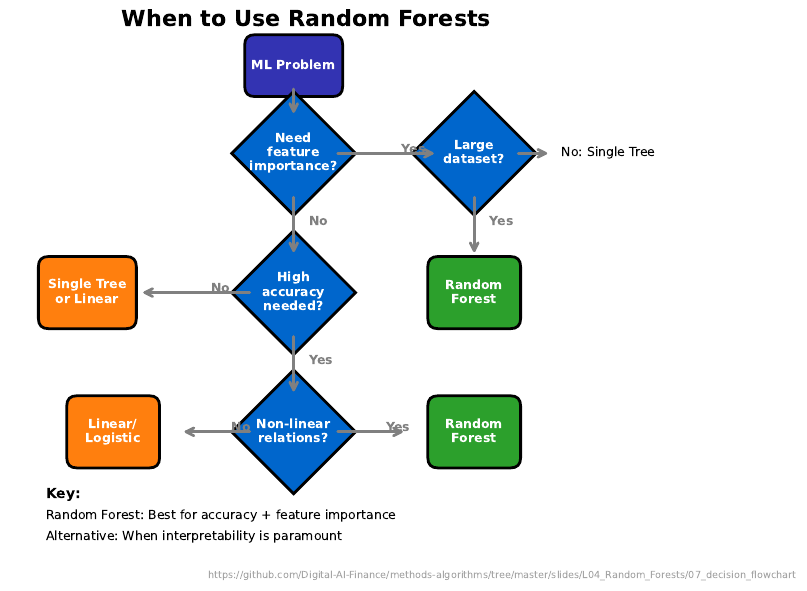

Python code for this plot:
"""Decision Flowchart - When to use Random Forests"""
import matplotlib.pyplot as plt
import matplotlib.patches as mpatches
from pathlib import Path

plt.rcParams.update({
    'font.size': 14, 'axes.labelsize': 14, 'axes.titlesize': 16,
    'xtick.labelsize': 13, 'ytick.labelsize': 13, 'legend.fontsize': 13,
    'figure.figsize': (10, 6), 'figure.dpi': 150
})

MLPURPLE = '#3333B2'
MLBLUE = '#0066CC'
MLGREEN = '#2CA02C'
MLRED = '#D62728'
MLORANGE = '#FF7F0E'

fig, ax = plt.subplots(figsize=(10, 6))

def draw_diamond(ax, x, y, text, color=MLBLUE):
    diamond = mpatches.RegularPolygon((x, y), numVertices=4, radius=0.12,
                                       orientation=0, facecolor=color,
                                       edgecolor='black', linewidth=2)
    ax.add_patch(diamond)
    ax.text(x, y, text, ha='center', va='center', fontsize=9,
            fontweight='bold', color='white', wrap=True)

def draw_box(ax, x, y, text, color=MLGREEN, width=0.18, height=0.1):
    box = mpatches.FancyBboxPatch((x - width/2, y - height/2), width, height,
                                   boxstyle="round,pad=0.02,rounding_size=0.02",
                                   facecolor=color, edgecolor='black', linewidth=2)
    ax.add_patch(box)
    ax.text(x, y, text, ha='center', va='center', fontsize=9,
            fontweight='bold', color='white')

def draw_arrow(ax, start, end, label='', color='gray'):
    ax.annotate('', xy=end, xytext=start,
                arrowprops=dict(arrowstyle='->', color=color, lw=2))
    if label:
        mid_x = (start[0] + end[0]) / 2
        mid_y = (start[1] + end[1]) / 2
        ax.text(mid_x + 0.03, mid_y, label, fontsize=9, fontweight='bold', color=color)

# Start
draw_box(ax, 0.5, 0.92, 'ML Problem', MLPURPLE, width=0.15, height=0.08)

# First decision: Classification or Regression?
draw_diamond(ax, 0.5, 0.75, 'Need\nfeature\nimportance?')
draw_arrow(ax, (0.5, 0.88), (0.5, 0.82))

# Yes branch - Feature importance needed
draw_arrow(ax, (0.58, 0.75), (0.78, 0.75), 'Yes')
draw_diamond(ax, 0.85, 0.75, 'Large\ndataset?')

# Large dataset - Yes
draw_arrow(ax, (0.85, 0.67), (0.85, 0.55), 'Yes')
draw_box(ax, 0.85, 0.48, 'Random\nForest', MLGREEN, width=0.14, height=0.1)

# Large dataset - No
draw_arrow(ax, (0.93, 0.75), (1.0, 0.75))
ax.text(1.02, 0.75, 'No: Single Tree', fontsize=9, ha='left', va='center')

# No branch - Interpretability focus
draw_arrow(ax, (0.5, 0.67), (0.5, 0.55), 'No')
draw_diamond(ax, 0.5, 0.48, 'High\naccuracy\nneeded?')

# High accuracy - Yes
draw_arrow(ax, (0.5, 0.4), (0.5, 0.28), 'Yes')
draw_diamond(ax, 0.5, 0.21, 'Non-linear\nrelations?')

# Non-linear - Yes
draw_arrow(ax, (0.58, 0.21), (0.72, 0.21), 'Yes')
draw_box(ax, 0.85, 0.21, 'Random\nForest', MLGREEN, width=0.14, height=0.1)

# Non-linear - No
draw_arrow(ax, (0.42, 0.21), (0.28, 0.21), 'No')
draw_box(ax, 0.15, 0.21, 'Linear/\nLogistic', MLORANGE, width=0.14, height=0.1)

# High accuracy - No (interpretability)
draw_arrow(ax, (0.42, 0.48), (0.2, 0.48), 'No')
draw_box(ax, 0.1, 0.48, 'Single Tree\nor Linear', MLORANGE, width=0.15, height=0.1)

# Legend
ax.text(0.02, 0.08, 'Key:', fontsize=10, fontweight='bold')
ax.text(0.02, 0.04, 'Random Forest: Best for accuracy + feature importance', fontsize=9)
ax.text(0.02, 0.00, 'Alternative: When interpretability is paramount', fontsize=9)

ax.set_xlim(-0.05, 1.1)
ax.set_ylim(-0.05, 1.0)
ax.set_aspect('equal')
ax.axis('off')
ax.set_title('When to Use Random Forests', fontsize=16, fontweight='bold', y=0.98)

plt.tight_layout()
plt.savefig(Path(__file__).parent / 'chart.pdf', dpi=300, bbox_inches='tight')
plt.close()
print("Chart saved: 07_decision_flowchart/chart.pdf")
